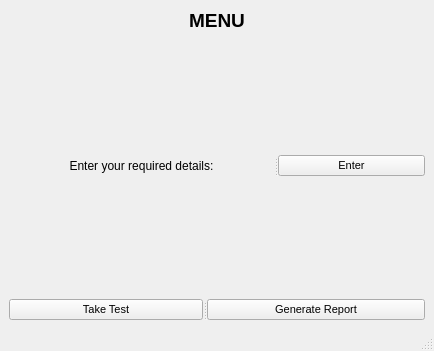
<?xml version="1.0" encoding="UTF-8"?>
<ui version="4.0">
 <class>MainWindow</class>
 <widget class="QMainWindow" name="MainWindow">
  <property name="geometry">
   <rect>
    <x>0</x>
    <y>0</y>
    <width>434</width>
    <height>351</height>
   </rect>
  </property>
  <property name="font">
   <font>
    <pointsize>7</pointsize>
    <weight>75</weight>
    <bold>true</bold>
   </font>
  </property>
  <property name="windowTitle">
   <string>MainWindow</string>
  </property>
  <widget class="QWidget" name="centralwidget">
   <layout class="QHBoxLayout" name="horizontalLayout">
    <item>
     <layout class="QVBoxLayout" name="verticalLayout">
      <item>
       <widget class="QLabel" name="label">
        <property name="font">
         <font>
          <family>MS Shell Dlg 2</family>
          <pointsize>14</pointsize>
          <weight>75</weight>
          <bold>true</bold>
         </font>
        </property>
        <property name="text">
         <string>MENU</string>
        </property>
        <property name="alignment">
         <set>Qt::AlignCenter</set>
        </property>
       </widget>
      </item>
      <item>
       <spacer name="verticalSpacer">
        <property name="orientation">
         <enum>Qt::Vertical</enum>
        </property>
        <property name="sizeType">
         <enum>QSizePolicy::Expanding</enum>
        </property>
        <property name="sizeHint" stdset="0">
         <size>
          <width>276</width>
          <height>13</height>
         </size>
        </property>
       </spacer>
      </item>
      <item>
       <widget class="QSplitter" name="splitter_2">
        <property name="orientation">
         <enum>Qt::Horizontal</enum>
        </property>
        <widget class="QLabel" name="label_2">
         <property name="font">
          <font>
           <family>MS Shell Dlg 2</family>
           <pointsize>9</pointsize>
           <weight>50</weight>
           <bold>false</bold>
          </font>
         </property>
         <property name="text">
          <string>Enter your required details:</string>
         </property>
         <property name="alignment">
          <set>Qt::AlignCenter</set>
         </property>
        </widget>
        <widget class="QPushButton" name="pushButton_2">
         <property name="font">
          <font>
           <family>MS Shell Dlg 2</family>
           <pointsize>8</pointsize>
           <weight>50</weight>
           <bold>false</bold>
          </font>
         </property>
         <property name="text">
          <string>Enter</string>
         </property>
        </widget>
       </widget>
      </item>
      <item>
       <spacer name="verticalSpacer_2">
        <property name="orientation">
         <enum>Qt::Vertical</enum>
        </property>
        <property name="sizeType">
         <enum>QSizePolicy::Expanding</enum>
        </property>
        <property name="sizeHint" stdset="0">
         <size>
          <width>269</width>
          <height>6</height>
         </size>
        </property>
       </spacer>
      </item>
      <item>
       <widget class="QSplitter" name="splitter">
        <property name="orientation">
         <enum>Qt::Horizontal</enum>
        </property>
        <widget class="QPushButton" name="pushButton">
         <property name="font">
          <font>
           <family>MS Shell Dlg 2</family>
           <pointsize>8</pointsize>
           <weight>50</weight>
           <bold>false</bold>
          </font>
         </property>
         <property name="text">
          <string>Take Test</string>
         </property>
        </widget>
        <widget class="QPushButton" name="pushButton_3">
         <property name="font">
          <font>
           <family>MS Shell Dlg 2</family>
           <pointsize>8</pointsize>
           <weight>50</weight>
           <bold>false</bold>
          </font>
         </property>
         <property name="text">
          <string>Generate Report</string>
         </property>
        </widget>
       </widget>
      </item>
     </layout>
    </item>
   </layout>
  </widget>
  <widget class="QMenuBar" name="menubar">
   <property name="geometry">
    <rect>
     <x>0</x>
     <y>0</y>
     <width>434</width>
     <height>21</height>
    </rect>
   </property>
  </widget>
  <widget class="QStatusBar" name="statusbar"/>
 </widget>
 <resources/>
 <connections/>
</ui>
